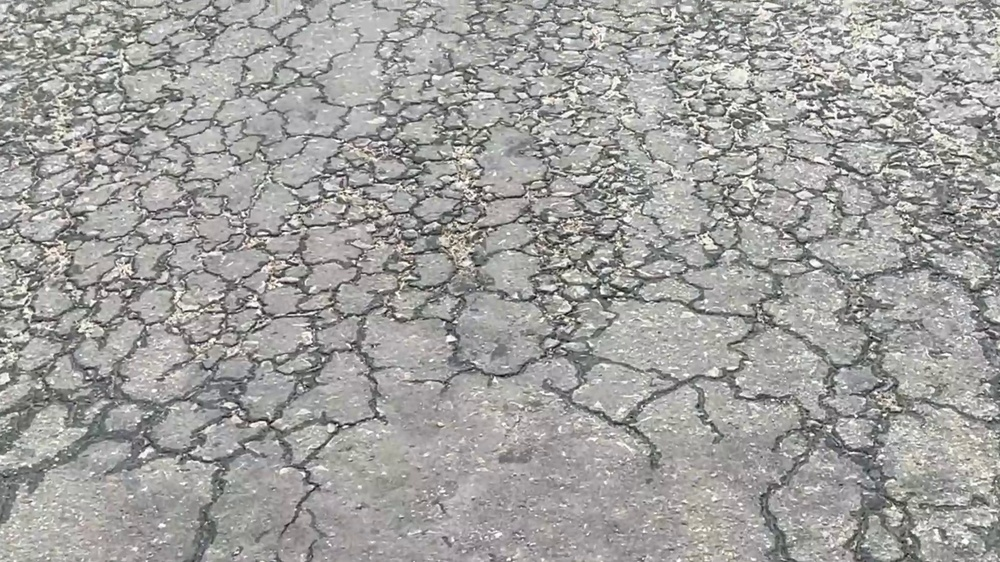
#> input picture test_files/Frames/frame_14.jpg, 1000 x 562 px, shrunk from 1920 x 1080 before the run, found by its file name; its folder holds only this picture in this run
$ jupyter execute 'Sharpning&Bluring.ipynb'   (older library calls are emulated)
#> lines starting #> are read from the running program, lines starting #| are printed output that depends on the picture
[cell 1]
import cv2
import numpy as np
import os
import matplotlib.pyplot as plt

def histogram(image,title):
    histogram = cv2.calcHist([image],[0],None,[256],[0,256])

    plt.title(title)
    plt.xlabel("Intensity values")
    plt.ylabel("frequency")
    plt.plot(histogram)
    plt.xlim([0,256])


input_folder = r"C:\Users\User\Desktop\My_Folder\Second_year\First_semester\ICT2403_Graphics_and_Image_Processing\ICT2403_New\Frames"
output_folder = r"C:\Users\User\Desktop\My_Folder\Second_year\First_semester\ICT2403_Graphics_and_Image_Processing\ICT2403_New\sharpened1"

os.makedirs(output_folder, exist_ok=True)

image_extensions = ('.jpg', '.jpeg', '.png')

for filename in os.listdir(input_folder):

    if filename.lower().endswith(image_extensions):

        path = os.path.join(input_folder, filename)
        img = cv2.imread(path,0)
#> img: shape (562, 1000); min 0, max 255, mean 160

        if img is None:
            continue


        # Calculate sharpness
        laplacian = cv2.Laplacian(img, cv2.CV_64F)
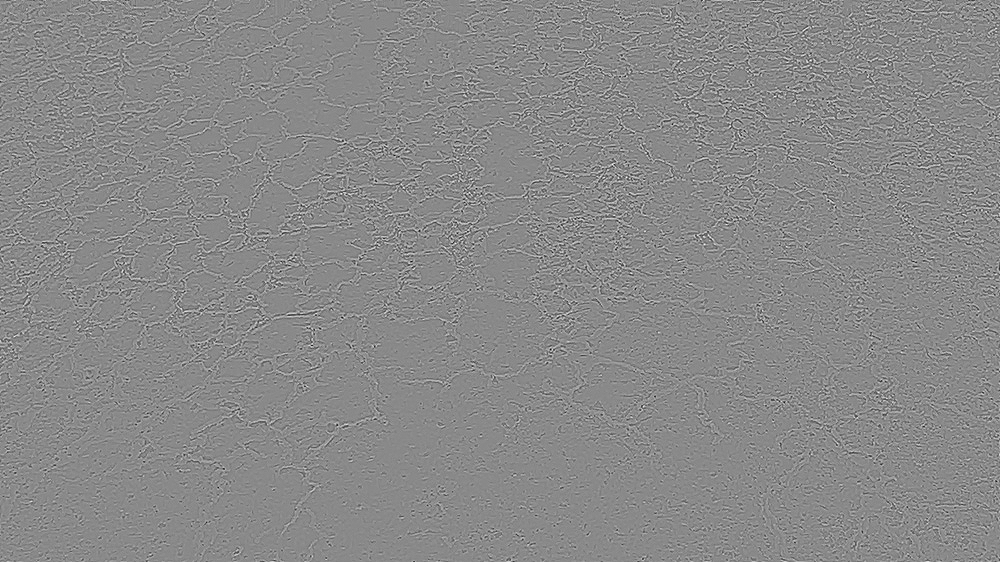
#> laplacian: shape (562, 1000) float64; min -356, max 304, mean 0; drawn with min black and max white
        sharpness = laplacian.var()
#> sharpness = 2362.5

        #print(f"{filename} → Sharpness: {round(sharpness,2)}")

        # Apply sharpening (for demo always apply)
        sharpened = img - laplacian
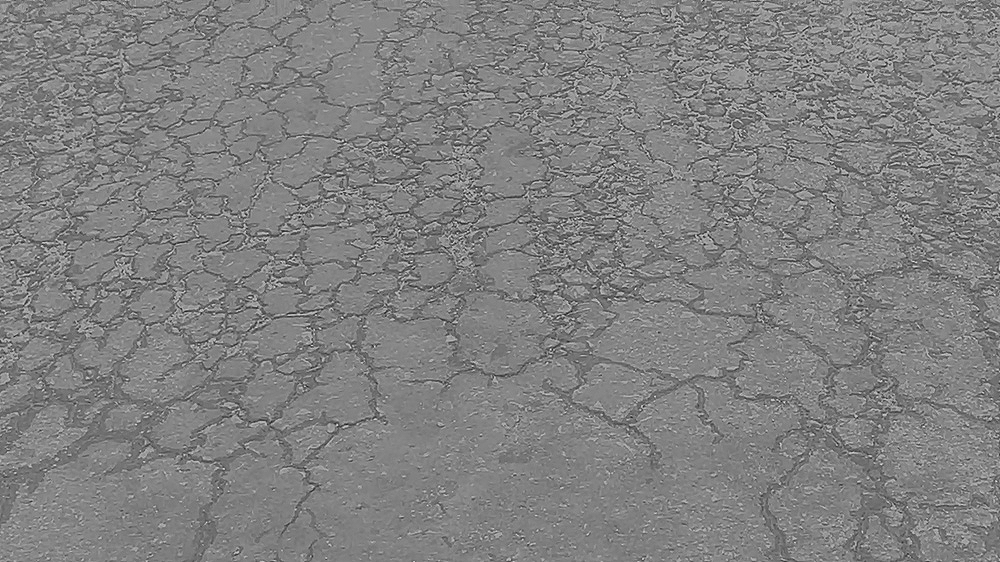
#> sharpened: shape (562, 1000) float64; min -288, max 596, mean 160; drawn with min black and max white
        sharpened = np.clip(sharpened, 0, 255).astype(np.uint8)
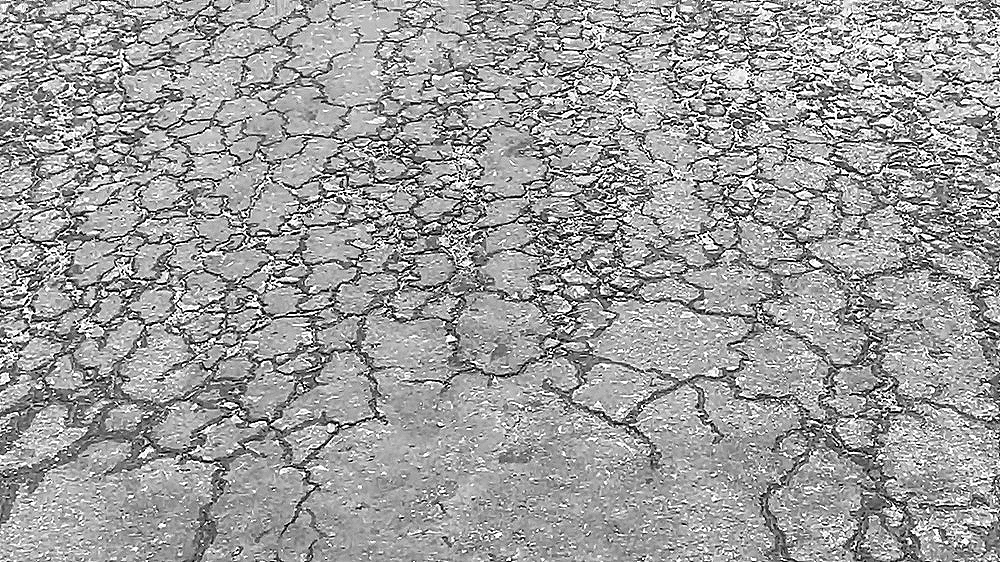
#> sharpened: shape (562, 1000); min 0, max 255, mean 156.7

        # Save result
        cv2.imwrite(os.path.join(output_folder, filename), sharpened)

        # ---------------- DISPLAY OUTPUT ----------------
        plt.figure(figsize=(10,4))

        plt.subplot(2,2,1)
        plt.imshow(img, cmap='gray')
        plt.title("Original")
        plt.axis("off")

        plt.subplot(2,2,2)
        histogram(img,"Original Histogram")
#> in histogram, `histogram = cv2.calcHist([image],[0],None,[256],[0,256])`: histogram = 256 values, max 7973 at index 172, min 0 at index 1, mean 2195.3

        plt.subplot(2,2,3)
        plt.imshow(sharpened, cmap='gray')
        plt.title("Sharpened")
        plt.axis("off")

        plt.subplot(2,2,4)
        histogram(sharpened,"Sharpened Histogram")

        cv2.imwrite(os.path.join(output_folder, f"{os.path.splitext(filename)[0]}_sharpened.png"), sharpened)
        plt.tight_layout()
        plt.show()
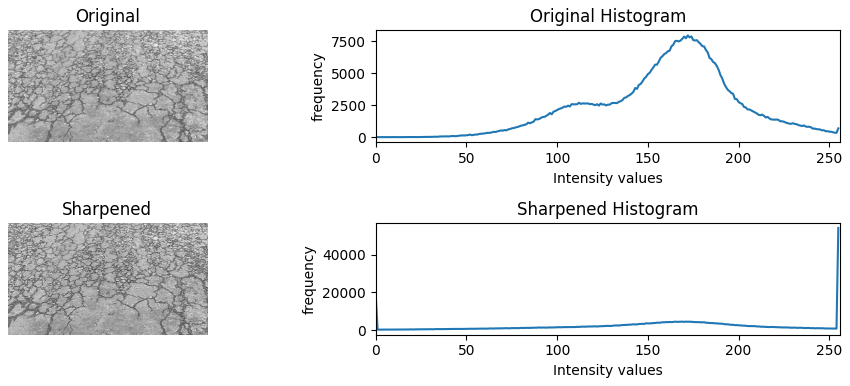
#> figure drawn by matplotlib, 4 panels; panel 2: curve peaks at x = 172, y = 7973; panel 4: curve peaks at x = 255, y = 54122

        print(img.shape)
#| (562, 1000)

print("Output Display Completed.")
